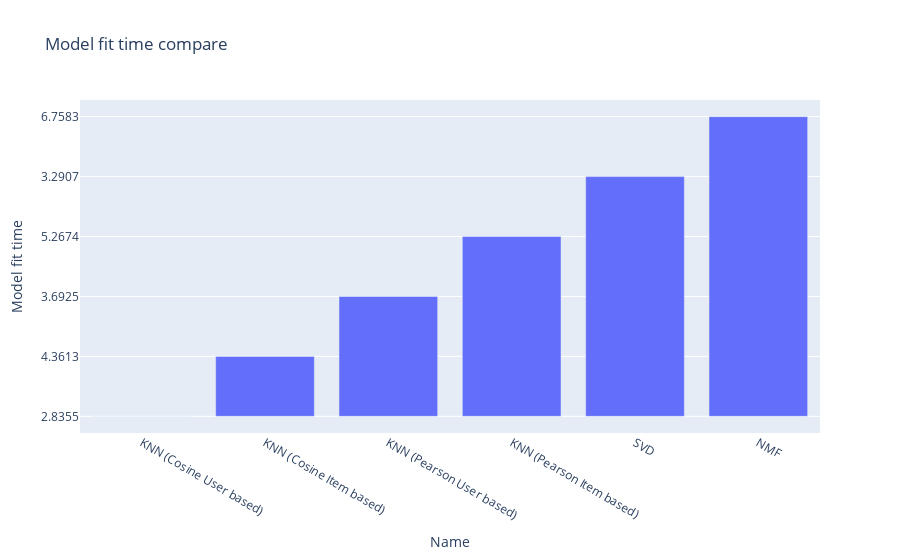

The notebook cell saved with this chart:
### Markdown cell above
# Ploting the graphs

### Code cell
import plotly.express as px
fig = px.bar(plot_benchmark, x='Name', y='Model fit time', title="Model fit time compare")
fig.show()

### Figure 1 — Plotly figure (JSON) as saved in the notebook; plotly's stock layout.template omitted (floating-point values rounded to 4 significant figures)
{"data": [{"alignmentgroup": "True", "hovertemplate": "Name=%{x}<br>Model fit time=%{y}<extra></extra>", "legendgroup": "", "marker": {"color": "#636efa"}, "name": "", "offsetgroup": "", "orientation": "v", "showlegend": false, "textposition": "auto", "type": "bar", "x": ["KNN (Cosine User based)", "KNN (Cosine Item based)", "KNN (Pearson User based)", "KNN (Pearson Item based)", "SVD", "NMF"], "xaxis": "x", "y": ["2.8355", "4.3613", "3.6925", "5.2674", "3.2907", "6.7583"], "yaxis": "y"}], "layout": {"barmode": "relative", "legend": {"tracegroupgap": 0}, "title": {"text": "Model fit time compare"}, "xaxis": {"anchor": "y", "domain": [0, 1], "title": {"text": "Name"}}, "yaxis": {"anchor": "x", "domain": [0, 1], "title": {"text": "Model fit time"}}}}
